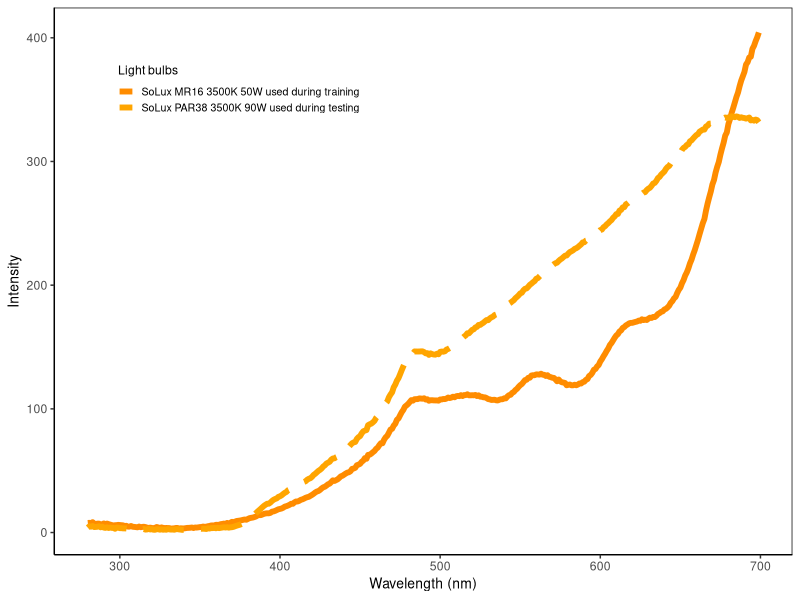

Here is the R script that generated this plot:
#~~~~~~~~~~~~~~~~~~~~~~~~~~~~~~~~~~~~~~~~~~~~~~~~~~~~~~~~~~~~~~~~~~~~~~~~~~~~~~~~~~~~~~~~~~~~~~~~~~~~~~~~~~~~~~~
#	 Malika IHLE      malika_ihle@hotmail.fr
#	 Plot irradiance light bulb used during training and testing
#  these measurements were taken by Calum in May 2017, using IT 2.5ms, and putting the probe directly under the light (90 degree angle)
#	 Start : 2019 04 03
#~~~~~~~~~~~~~~~~~~~~~~~~~~~~~~~~~~~~~~~~~~~~~~~~~~~~~~~~~~~~~~~~~~~~~~~~~~~~~~~~~~~~~~~~~~~~~~~~~~~~~~~~~~~~~~

table <- read.table("1_RawData/IrradianceLamps.txt", header=TRUE)
head(table)
table <- table[table$nm <700,]

library(ggplot2)
library(here)


setEPS()
pdf(paste(here(), "5_FiguresReport/IrradianceLamps.pdf", sep="/"), height=3, width=6.8)

ggplot(data=table, aes(x=nm, y=intensity, colour = lamp)) +
  scale_y_continuous(name = "Intensity") +
  scale_x_continuous(name = "Wavelength (nm)") +
  geom_line(aes(linetype=lamp, color=lamp), size = 2)+
  scale_color_manual(values = c("training"="orange","testing" ="darkorange"), 
                     labels = c("SoLux MR16 3500K 50W used during training" ,
                                "SoLux PAR38 3500K 90W used during testing")) +
  scale_linetype_manual(values=c("training"="longdash","testing" = "solid"),
                        labels = c("SoLux MR16 3500K 50W used during training" ,
                                   "SoLux PAR38 3500K 90W used during testing"))+                   
 
 theme_classic() +
  theme (panel.border = element_rect(colour = "black", fill=NA), # ad square box around graph 
         axis.title.x=element_text(size=10),
         axis.title.y=element_text(size=10),
         legend.position=c(0.25,0.85),
         legend.title = element_text(size=rel(0.8)),
         legend.text = element_text(size=rel(0.7)),
         legend.key.size = unit(0.8, 'lines'))+
guides(colour = guide_legend(title = "Light bulbs"))+guides(linetype = guide_legend(title = "Light bulbs")) 


dev.off()
